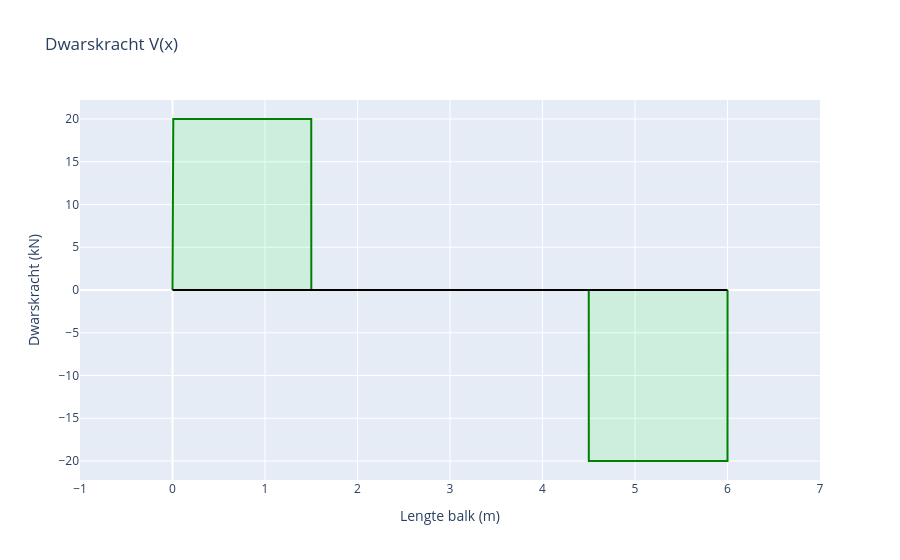

Notebook code for this chart:
### Markdown cell above
## Dwarskrachtgrafiek

### Code cell
layout = go.Layout(
    title="Dwarskracht V(x)",
    xaxis=dict(dtick=1, title="Lengte balk (m)", range=[-1, lengteBalk+1]),
    yaxis=dict(title="Dwarskracht (kN)"),
    showlegend=False
)

line = go.Scatter(
    x=X,
    y= sum(shearForce),
    mode='lines',
    name='Dwarskracht (kN)',
    fill = 'tonexty',
    line_color='green',
    fillcolor='rgba(0,255,0,0.1)'
)

axis = go.Scatter(
    x= [0,lengteBalk],
    y= [0,0],
    mode='lines',
    line_color='black'
)

fig= go.Figure(data=[line, axis], layout=layout)
fig.show()

### Figure 1 — Plotly figure (JSON) as saved in the notebook; plotly's stock layout.template omitted (floating-point values rounded to 4 significant figures; data arrays with more than 128 entries replaced by an {"elided": "..."} marker saying what was removed)
{"data": [{"fill": "tonexty", "fillcolor": "rgba(0,255,0,0.1)", "line": {"color": "green"}, "mode": "lines", "name": "Dwarskracht (kN)", "type": "scatter", "x": {"elided": "10002 float values"}, "y": {"elided": "10002 int values"}}, {"line": {"color": "black"}, "mode": "lines", "type": "scatter", "x": [0, 6], "y": [0, 0]}], "layout": {"autosize": true, "showlegend": false, "title": {"text": "Dwarskracht V(x)"}, "xaxis": {"dtick": 1, "range": [-1, 7], "title": {"text": "Lengte balk (m)"}, "type": "linear"}, "yaxis": {"autorange": true, "range": [-22.22, 22.22], "title": {"text": "Dwarskracht (kN)"}, "type": "linear"}}}
